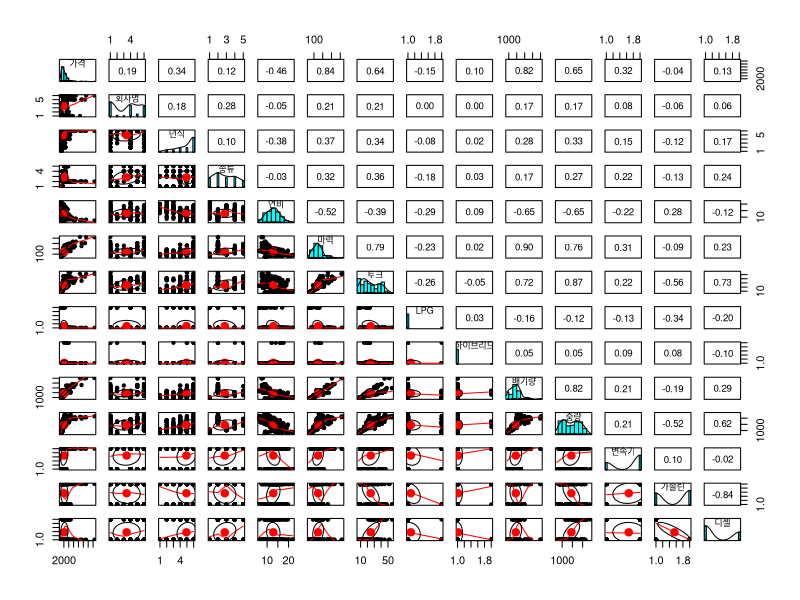
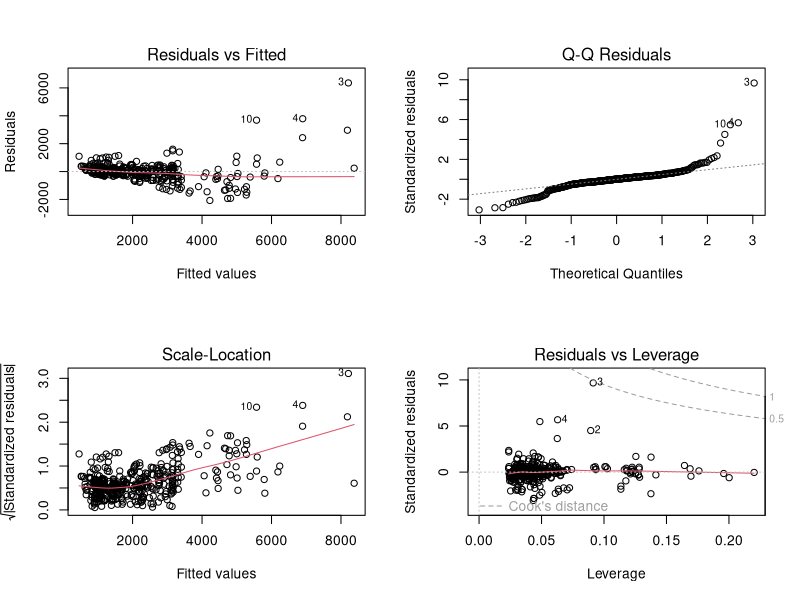
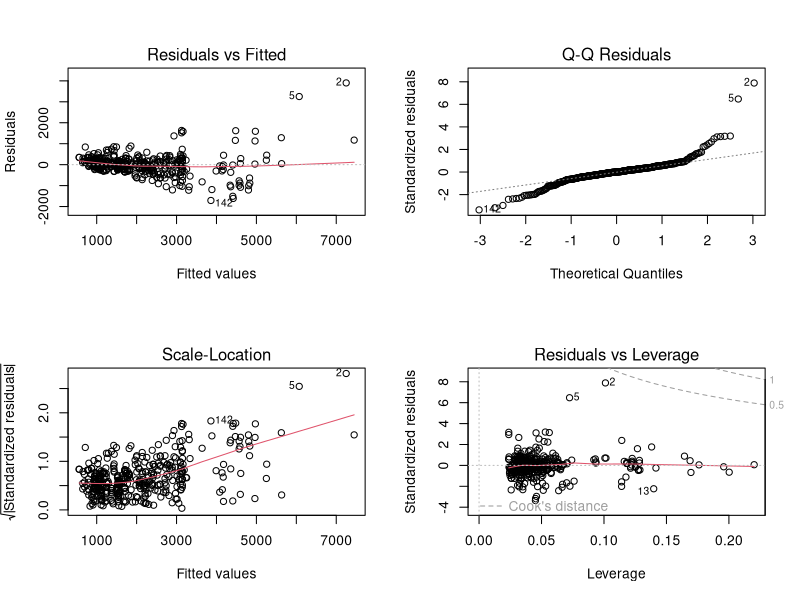

Recreate these plots in R, in order.
data <- read.csv("./data/car_data.csv", fileEncoding = "CP949")

#NA 제거
dim(data)
data <- data[complete.cases(data), ]

#NA로 이루어진 '가솔린'과 '디젤'열을 기존의 data와 연결시켜 temp라는 새로운 열을 만든다.
가솔린 <- NA
디젤 <- NA
temp <- cbind(data,가솔린, 디젤)
head(temp)

#새로 생성한 가솔린 열에 연료의 종류가 가솔린 인 행은 1을, 그렇지 않은 행은 0을 넣는다.
temp$가솔린[temp$연료 == "가솔린"] <- 1 
temp$가솔린[is.na(temp$가솔린)] <- 0 
temp$디젤[temp$연료 == "디젤"] <- 1 
temp$디젤[is.na(temp$디젤)] <- 0 

#0과 1을 factor로 처리
temp$가솔린 <- as.factor(temp$가솔린)
temp$디젤 <- as.factor(temp$디젤)

colnames(temp)
temp <- temp[,-8]

#나머지 범주형 데이터를 factor처리
temp$년식 <- as.factor(temp$년식) 
temp$LPG <- as.factor(temp$LPG)
temp$회사명 <- as.factor(temp$회사명)
temp$종류 <- as.factor(temp$종류)
temp$하이브리드 <- as.factor(temp$하이브리드)
temp$변속기 <- as.factor(temp$변속기)

#전체데이터로 회귀모형 생성
fit <- lm(가격~., data = temp)
summary(fit)

#유의하지 않은 변수가 많아보이므로 forward, backward, stepwise 세 가지 방법의 변수 선택 방법으로 변수를 선택
#1.forward
fit.con <- lm(가격~1,data = temp)
fit.forward <- step(fit.con,scope=list(lower=fit.con,upper=fit),direction = "forward")

#forward로 선택된 최종 변수는 마력, 회사명, 종류, 배기량, 하이브리드, 중량, 변속기, 년식, 연비, 디젤, 토크이며 수정된 결정계수는 0.8441
summary(fit.forward)

#2. backward
fit.backward <- step(fit, scope = list(lower = fit.con, upper = fit), 
                     direction = "backward")

#backward로 선택된 최종 변수는 회사명, 년식, 종류, 연비, 토크, 하이브리드, 배기량, 중량, 변속기, 디젤이며 수정된 결정계수는 0.8439
summary(fit.backward)

#3. stepwise
fit.both <- step(fit.con, scope = list(lower = fit.con, upper = fit), direction = "both")

#stepwise로 선택된 최종 변수는 회사명, 종류, 배기량, 하이브리드, 중량, 변속기, 년식, 연비, 디젤, 토크이며 수정된 결정계수는 0.8439
summary(fit.both)

#forward 변수선택이 수정된 결정계수가 가장 높으므로 fit.forward 모형을 선택하겠습니다.
fit <- lm(가격 ~ 마력 + 회사명 + 종류 + 배기량 + 하이브리드 + 
              중량 + 변속기 + 년식 + 연비 + 디젤 + 토크, data = temp)

#만든 모형이 회귀분석의 가정을 잘 따르는지 회귀진단
library("car")
library("psych")

pairs.panels(temp[names(temp)])

vif(fit)
fit1 <- lm(가격 ~ 마력 + 회사명 + 종류 + 배기량 + 하이브리드 + 중량 + 변속기 + 년식 + 연비 + 디젤, data = temp)
vif(fit1)

fit2 <- lm(가격 ~ 마력 + 회사명 + 종류 + 배기량 + 하이브리드 + 변속기 + 년식 + 연비 + 디젤, data = temp)
vif(fit2)

fit3 <- lm(가격 ~ 마력 + 회사명 + 종류  + 하이브리드 + 변속기 + 년식 + 연비 + 디젤, data = temp)
vif(fit3)

summary(fit3) 

par(mfrow=c(2,2))
plot(fit3)

#눈에 띄는 이상치를 처리
fit <- lm(가격 ~ 마력 + 회사명 + 종류  + 하이브리드 + 변속기 + 년식 + 연비 + 디젤, data = temp[-c(3,4,10),])
summary(fit)

par(mfrow=c(2,2))
plot(fit)

#회귀모형으로 가격을 예측하고 실제 값과 비교
pre <- predict(fit, newdata = temp)
pre <- as.data.frame(pre)
head(pre)

#하한과 상한이 존재하는 예측구간
pre <- predict(fit, newdata = temp, interval = "predict")
pre <- as.data.frame(pre)
head(pre)

#잘 예측 되었는지 비교하기 위해 실제 값 추가
pre <- cbind(pre, temp$가격)
head(pre)

#실제 값이 포함되면 T, 그렇지 않으면 F를 가지는 tf열을 추가
tf <- NA
pre <- cbind(pre, tf)

pre$tf[pre$`temp$가격`>= pre$lwr & pre$`temp$가격` <= pre$upr] <- T
pre$tf[is.na(pre$tf)] <- F

head(pre)

#예측에 성공하는 비율은 약 0.94로 매우 높은 편이라고 할 수 있다.
sum(pre$tf=="TRUE")/dim(pre)[1] 

